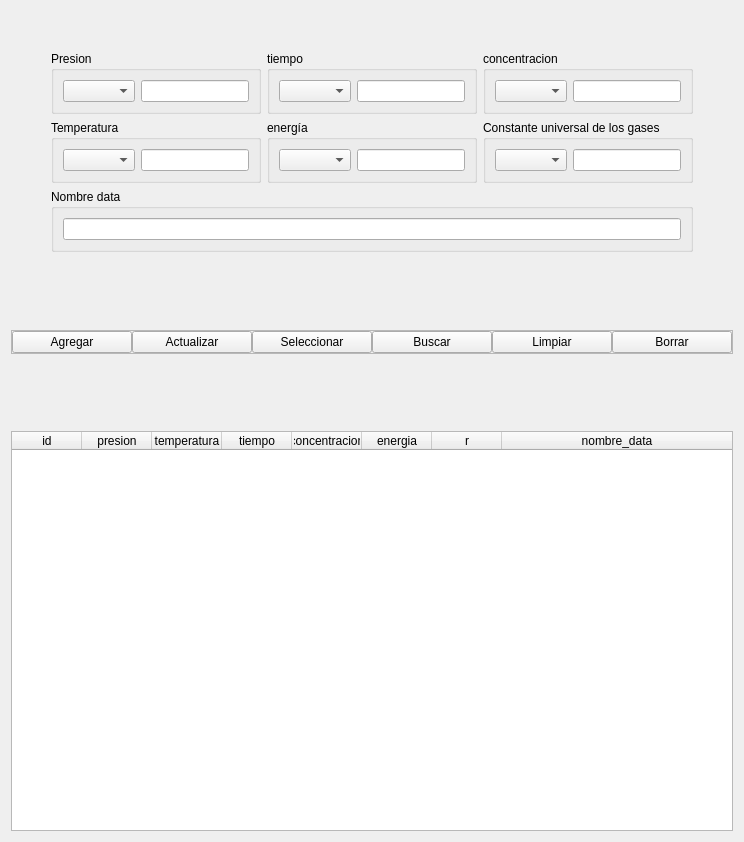
              <widget class="QWidget" name="u_tab">
               <attribute name="title">
                <string>Configuracion unidades</string>
               </attribute>
               <layout class="QVBoxLayout" name="verticalLayout_36">
                <item>
                 <spacer name="verticalSpacer_43">
                  <property name="orientation">
                   <enum>Qt::Vertical</enum>
                  </property>
                  <property name="sizeHint" stdset="0">
                   <size>
                    <width>20</width>
                    <height>40</height>
                   </size>
                  </property>
                 </spacer>
                </item>
                <item>
                 <layout class="QHBoxLayout" name="horizontalLayout_74">
                  <item>
                   <spacer name="horizontalSpacer_67">
                    <property name="orientation">
                     <enum>Qt::Horizontal</enum>
                    </property>
                    <property name="sizeHint" stdset="0">
                     <size>
                      <width>40</width>
                      <height>20</height>
                     </size>
                    </property>
                   </spacer>
                  </item>
                  <item>
                   <layout class="QVBoxLayout" name="verticalLayout_35">
                    <item>
                     <layout class="QHBoxLayout" name="horizontalLayout_72">
                      <item>
                       <widget class="QGroupBox" name="groupBox_8">
                        <property name="title">
                         <string>Presion</string>
                        </property>
                        <layout class="QHBoxLayout" name="horizontalLayout_66">
                         <item>
                          <widget class="QComboBox" name="presion_box"/>
                         </item>
                         <item>
                          <widget class="QLineEdit" name="presion_u_edit"/>
                         </item>
                        </layout>
                       </widget>
                      </item>
                      <item>
                       <widget class="QGroupBox" name="groupBox_9">
                        <property name="title">
                         <string>tiempo</string>
                        </property>
                        <layout class="QHBoxLayout" name="horizontalLayout_68">
                         <item>
                          <widget class="QComboBox" name="tiempo_box"/>
                         </item>
                         <item>
                          <widget class="QLineEdit" name="tiempo_u_edit">
                           <property name="text">
                            <string/>
                           </property>
                          </widget>
                         </item>
                        </layout>
                       </widget>
                      </item>
                      <item>
                       <widget class="QGroupBox" name="groupBox_7">
                        <property name="title">
                         <string>concentracion</string>
                        </property>
                        <layout class="QHBoxLayout" name="horizontalLayout_70">
                         <item>
                          <widget class="QComboBox" name="concentracion_box"/>
                         </item>
                         <item>
                          <widget class="QLineEdit" name="concentracion_u_edit">
                           <property name="text">
                            <string/>
                           </property>
                          </widget>
                         </item>
                        </layout>
                       </widget>
                      </item>
                     </layout>
                    </item>
                    <item>
                     <layout class="QHBoxLayout" name="horizontalLayout_73">
                      <item>
                       <widget class="QGroupBox" name="groupBox_6">
                        <property name="title">
                         <string>Temperatura</string>
                        </property>
                        <layout class="QHBoxLayout" name="horizontalLayout_67">
                         <item>
                          <widget class="QComboBox" name="temperatura_box"/>
                         </item>
                         <item>
                          <widget class="QLineEdit" name="temperatura_u_edit"/>
                         </item>
                        </layout>
                       </widget>
                      </item>
                      <item>
                       <widget class="QGroupBox" name="groupBox_10">
                        <property name="title">
                         <string>energía</string>
                        </property>
                        <layout class="QHBoxLayout" name="horizontalLayout_69">
                         <item>
                          <widget class="QComboBox" name="energia_box"/>
                         </item>
                         <item>
                          <widget class="QLineEdit" name="energia_u_edit">
                           <property name="text">
                            <string/>
                           </property>
                          </widget>
                         </item>
                        </layout>
                       </widget>
                      </item>
                      <item>
                       <widget class="QGroupBox" name="groupBox_11">
                        <property name="title">
                         <string>Constante universal de los gases</string>
                        </property>
                        <layout class="QHBoxLayout" name="horizontalLayout_71">
                         <item>
                          <widget class="QComboBox" name="r_box"/>
                         </item>
                         <item>
                          <widget class="QLineEdit" name="r_u_edit">
                           <property name="text">
                            <string/>
                           </property>
                          </widget>
                         </item>
                        </layout>
                       </widget>
                      </item>
                     </layout>
                    </item>
                    <item>
                     <widget class="QGroupBox" name="groupBox_14">
                      <property name="title">
                       <string>Nombre data</string>
                      </property>
                      <layout class="QVBoxLayout" name="verticalLayout_37">
                       <item>
                        <widget class="QLineEdit" name="nombre_data_u_edit">
                         <property name="text">
                          <string/>
                         </property>
                        </widget>
                       </item>
                      </layout>
                     </widget>
                    </item>
                    <item>
                     <layout class="QHBoxLayout" name="horizontalLayout_58">
                      <property name="spacing">
                       <number>0</number>
                      </property>
                     </layout>
                    </item>
                   </layout>
                  </item>
                  <item>
                   <spacer name="horizontalSpacer_68">
                    <property name="orientation">
                     <enum>Qt::Horizontal</enum>
                    </property>
                    <property name="sizeHint" stdset="0">
                     <size>
                      <width>40</width>
                      <height>20</height>
                     </size>
                    </property>
                   </spacer>
                  </item>
                 </layout>
                </item>
                <item>
                 <spacer name="verticalSpacer_42">
                  <property name="orientation">
                   <enum>Qt::Vertical</enum>
                  </property>
                  <property name="sizeHint" stdset="0">
                   <size>
                    <width>20</width>
                    <height>72</height>
                   </size>
                  </property>
                 </spacer>
                </item>
                <item>
                 <widget class="QFrame" name="funciones_frame_u">
                  <property name="frameShape">
                   <enum>QFrame::StyledPanel</enum>
                  </property>
                  <property name="frameShadow">
                   <enum>QFrame::Raised</enum>
                  </property>
                  <layout class="QHBoxLayout" name="horizontalLayout_59">
                   <property name="spacing">
                    <number>0</number>
                   </property>
                   <property name="leftMargin">
                    <number>0</number>
                   </property>
                   <property name="topMargin">
                    <number>0</number>
                   </property>
                   <property name="rightMargin">
                    <number>0</number>
                   </property>
                   <property name="bottomMargin">
                    <number>0</number>
                   </property>
                   <item>
                    <widget class="QPushButton" name="agregar_ru_btn">
                     <property name="text">
                      <string>Agregar</string>
                     </property>
                    </widget>
                   </item>
                   <item>
                    <widget class="QPushButton" name="actualizar_ru_btn">
                     <property name="text">
                      <string>Actualizar</string>
                     </property>
                    </widget>
                   </item>
                   <item>
                    <widget class="QPushButton" name="seleccionar_ru_btn">
                     <property name="text">
                      <string>Seleccionar</string>
                     </property>
                    </widget>
                   </item>
                   <item>
                    <widget class="QPushButton" name="buscar_ru_btn">
                     <property name="text">
                      <string>Buscar</string>
                     </property>
                    </widget>
                   </item>
                   <item>
                    <widget class="QPushButton" name="limpiar_ru_btn">
                     <property name="text">
                      <string>Limpiar</string>
                     </property>
                    </widget>
                   </item>
                   <item>
                    <widget class="QPushButton" name="borrar_ru_btn">
                     <property name="text">
                      <string>Borrar</string>
                     </property>
                    </widget>
                   </item>
                  </layout>
                 </widget>
                </item>
                <item>
                 <spacer name="verticalSpacer_41">
                  <property name="orientation">
                   <enum>Qt::Vertical</enum>
                  </property>
                  <property name="sizeHint" stdset="0">
                   <size>
                    <width>20</width>
                    <height>71</height>
                   </size>
                  </property>
                 </spacer>
                </item>
                <item>
                 <widget class="QTableWidget" name="registro_unidades_tabla">
                  <property name="minimumSize">
                   <size>
                    <width>0</width>
                    <height>400</height>
                   </size>
                  </property>
                  <property name="focusPolicy">
                   <enum>Qt::NoFocus</enum>
                  </property>
                  <property name="showGrid">
                   <bool>false</bool>
                  </property>
                  <attribute name="horizontalHeaderMinimumSectionSize">
                   <number>50</number>
                  </attribute>
                  <attribute name="horizontalHeaderDefaultSectionSize">
                   <number>70</number>
                  </attribute>
                  <attribute name="horizontalHeaderStretchLastSection">
                   <bool>true</bool>
                  </attribute>
                  <attribute name="verticalHeaderVisible">
                   <bool>false</bool>
                  </attribute>
                  <column>
                   <property name="text">
                    <string>id</string>
                   </property>
                  </column>
                  <column>
                   <property name="text">
                    <string>presion</string>
                   </property>
                  </column>
                  <column>
                   <property name="text">
                    <string>temperatura</string>
                   </property>
                  </column>
                  <column>
                   <property name="text">
                    <string>tiempo</string>
                   </property>
                  </column>
                  <column>
                   <property name="text">
                    <string>concentracion</string>
                   </property>
                  </column>
                  <column>
                   <property name="text">
                    <string>energia</string>
                   </property>
                  </column>
                  <column>
                   <property name="text">
                    <string>r</string>
                   </property>
                  </column>
                  <column>
                   <property name="text">
                    <string>nombre_data</string>
                   </property>
                  </column>
                 </widget>
                </item>
               </layout>
              </widget>
